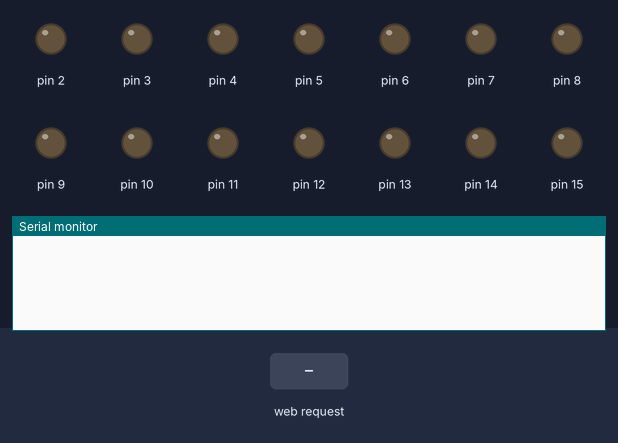
Recording of a sketch running on a simulated Arduino Uno, built with avr-gcc and run on an emulated ATmega328P. Parts: output pins drawn as LEDs (lit = HIGH), the last lines printed to the serial monitor. Inputs (shaded band) come from the test bench.

Above: at 1.2 s.
1.3 s: HTTP request GET /true received
At 2.3 s:
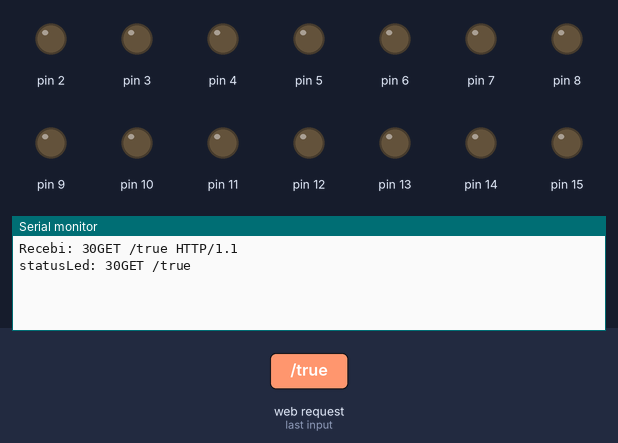
2.8 s: HTTP request GET /false received
At 3.4 s:
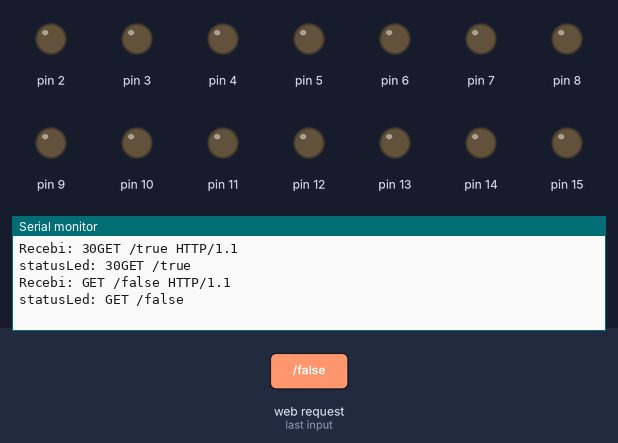

Measured:
- after the input at 1.3 s, the serial monitor: prints a new line at once (image 1)
- after the input at 2.8 s, the serial monitor: prints a new line at once (image 2)

The sketch:

automacaopredial.ino
```cpp
#include <SPI.h>
#include <Ethernet.h>


byte mac[]      = { 0xDE, 0xAD, 0xBE, 0xEF, 0xFE, 0xED };
byte ip[]       = { 192, 168, 1, 168 };
byte gateway[]  = { 192, 168, 1, 1 };
byte subnet[]   = { 255, 255, 255, 0 };

EthernetServer server(80);

int pinArray[54];
int count;
int posInterrogacao;
int posIgual;
String pinLed;
String statusLed;
int posEspaco;

void setup() {
  Ethernet.begin(mac, ip, gateway, subnet); // INICIALIZA A CONEXÃO ETHERNET

  for (count = 2; count <= 54; count++) {
    pinMode(count, OUTPUT);
  }

  Serial.begin(9600);
}

String readString = String(30);

void toggleLED(int LEDPin) {
  digitalWrite(LEDPin, !digitalRead(LEDPin));
}

void loop(){
  EthernetClient client = server.available(); // CRIA UMA VARIÁVEL CHAMADA client

  if (client) { //SE EXISTE CLIENTE
    while (client.connected()) { // ENQUANTO  EXISTIR CLIENTE CONECTADO
    if (client.available()) { // SE EXISTIR CLIENTE HABILITADO
      char caractere = client.read(); // CRIA A VARIÁVEL c

      if (readString.length() < 100) // SE O ARRAY FOR MENOR QUE 100
      {
        readString += caractere; // "readstring" VAI RECEBER OS CARACTERES LIDO
      }
      if (caractere == '\n') { // SE ENCONTRAR "\n" É O FINAL DO CABEÇALHO DA REQUISIÇÃO HTTP
        if (readString.indexOf("?") <0) //SE NÃO ENCONTRAR O CARACTER "?"
        {
        }
        else // SENÃO
          posInterrogacao = readString.indexOf("?");
          posIgual = readString.indexOf("=");
          posEspaco = readString.indexOf(" H");
          pinLed = readString.substring(posInterrogacao+1, posIgual);
          statusLed = readString.substring(posIgual+1, posEspaco);

          if(statusLed == "true"){ // SE ENCONTRAR O PARÂMETRO "TRUE"
            digitalWrite(pinLed.toInt(), HIGH); // ENERGIZA A PORTA "ledPin"
            Serial.print("PinLed: ");
            Serial.println(pinLed);
            //LEDON = true;
          }
          if(statusLed == "false"){ // SE ENCONTRAR O PARÂMETRO "L=1"
            digitalWrite(pinLed.toInt(), LOW); // ENERGIZA A PORTA "ledPin"
            //LEDON = true;
          }

          Serial.print("Recebi: ");
          Serial.println(readString);
          Serial.print("statusLed: ");
          Serial.println(statusLed);

          readString="";
          client.println("HTTP/1.1 200 OK"); // ESCREVE PARA O CLIENTE A VERSÃO DO HTTP
          client.println("Content-Type: text/html"); // ESCREVE PARA O CLIENTE O TIPO DE CONTEÚDO(texto/html)
          client.println();
          client.stop(); // FINALIZA A REQUISIÇÃO HTTP
        }else
          client.println("HTTP/1.1 400 Bad Request"); // ESCREVE PARA O CLIENTE A VERSÃO DO HTTP
          client.println("Content-Type: text/html"); // ESCREVE PARA O CLIENTE O TIPO DE CONTEÚDO(texto/html)
          client.println();
      }
    }
  }
}
```
